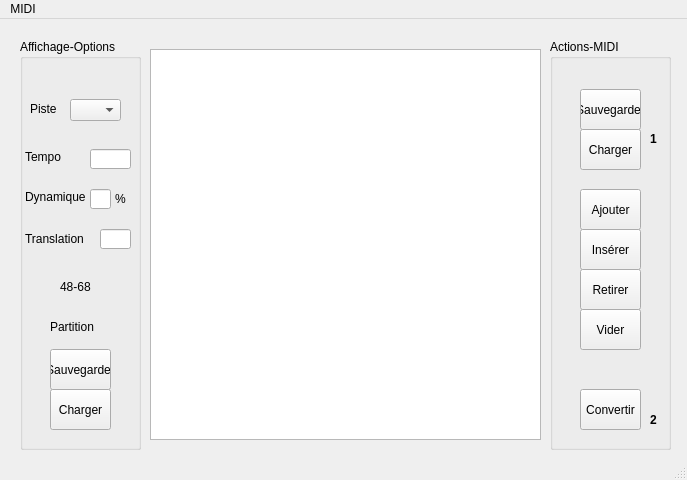
<?xml version="1.0" encoding="UTF-8"?>
<ui version="4.0">
 <class>Music</class>
 <widget class="QMainWindow" name="Music">
  <property name="geometry">
   <rect>
    <x>0</x>
    <y>0</y>
    <width>687</width>
    <height>480</height>
   </rect>
  </property>
  <property name="windowTitle">
   <string>MainWindow</string>
  </property>
  <widget class="QWidget" name="centralwidget">
   <widget class="QGroupBox" name="groupBox">
    <property name="geometry">
     <rect>
      <x>20</x>
      <y>20</y>
      <width>121</width>
      <height>411</height>
     </rect>
    </property>
    <property name="title">
     <string>Affichage-Options</string>
    </property>
    <widget class="QComboBox" name="piste">
     <property name="geometry">
      <rect>
       <x>50</x>
       <y>60</y>
       <width>51</width>
       <height>22</height>
      </rect>
     </property>
    </widget>
    <widget class="QLabel" name="label">
     <property name="geometry">
      <rect>
       <x>10</x>
       <y>62</y>
       <width>31</width>
       <height>16</height>
      </rect>
     </property>
     <property name="text">
      <string>Piste</string>
     </property>
    </widget>
    <widget class="QLabel" name="label_2">
     <property name="geometry">
      <rect>
       <x>5</x>
       <y>110</y>
       <width>51</width>
       <height>16</height>
      </rect>
     </property>
     <property name="text">
      <string>Tempo</string>
     </property>
    </widget>
    <widget class="QLabel" name="label_3">
     <property name="geometry">
      <rect>
       <x>5</x>
       <y>150</y>
       <width>71</width>
       <height>16</height>
      </rect>
     </property>
     <property name="text">
      <string>Dynamique</string>
     </property>
    </widget>
    <widget class="QLineEdit" name="tempo">
     <property name="geometry">
      <rect>
       <x>70</x>
       <y>110</y>
       <width>41</width>
       <height>20</height>
      </rect>
     </property>
    </widget>
    <widget class="QLineEdit" name="dyna">
     <property name="geometry">
      <rect>
       <x>70</x>
       <y>150</y>
       <width>21</width>
       <height>20</height>
      </rect>
     </property>
    </widget>
    <widget class="QLabel" name="label_4">
     <property name="geometry">
      <rect>
       <x>95</x>
       <y>150</y>
       <width>20</width>
       <height>20</height>
      </rect>
     </property>
     <property name="text">
      <string>%</string>
     </property>
    </widget>
    <widget class="QLineEdit" name="translate">
     <property name="geometry">
      <rect>
       <x>80</x>
       <y>190</y>
       <width>31</width>
       <height>20</height>
      </rect>
     </property>
    </widget>
    <widget class="QLabel" name="label_5">
     <property name="geometry">
      <rect>
       <x>5</x>
       <y>190</y>
       <width>71</width>
       <height>20</height>
      </rect>
     </property>
     <property name="text">
      <string>Translation</string>
     </property>
    </widget>
    <widget class="QLabel" name="label_6">
     <property name="geometry">
      <rect>
       <x>40</x>
       <y>240</y>
       <width>55</width>
       <height>16</height>
      </rect>
     </property>
     <property name="text">
      <string>48-68</string>
     </property>
    </widget>
    <widget class="QPushButton" name="sauver_2">
     <property name="geometry">
      <rect>
       <x>30</x>
       <y>310</y>
       <width>61</width>
       <height>41</height>
      </rect>
     </property>
     <property name="text">
      <string>Sauvegarder</string>
     </property>
    </widget>
    <widget class="QPushButton" name="charger_2">
     <property name="geometry">
      <rect>
       <x>30</x>
       <y>350</y>
       <width>61</width>
       <height>41</height>
      </rect>
     </property>
     <property name="text">
      <string>Charger</string>
     </property>
    </widget>
    <widget class="QLabel" name="label_7">
     <property name="geometry">
      <rect>
       <x>30</x>
       <y>280</y>
       <width>55</width>
       <height>16</height>
      </rect>
     </property>
     <property name="text">
      <string>Partition</string>
     </property>
    </widget>
   </widget>
   <widget class="QGroupBox" name="groupBox_2">
    <property name="geometry">
     <rect>
      <x>550</x>
      <y>20</y>
      <width>121</width>
      <height>411</height>
     </rect>
    </property>
    <property name="title">
     <string>Actions-MIDI</string>
    </property>
    <widget class="QPushButton" name="sauver">
     <property name="geometry">
      <rect>
       <x>30</x>
       <y>50</y>
       <width>61</width>
       <height>41</height>
      </rect>
     </property>
     <property name="text">
      <string>Sauvegarder</string>
     </property>
    </widget>
    <widget class="QPushButton" name="charger">
     <property name="geometry">
      <rect>
       <x>30</x>
       <y>90</y>
       <width>61</width>
       <height>41</height>
      </rect>
     </property>
     <property name="text">
      <string>Charger</string>
     </property>
    </widget>
    <widget class="QPushButton" name="convertir">
     <property name="geometry">
      <rect>
       <x>30</x>
       <y>350</y>
       <width>61</width>
       <height>41</height>
      </rect>
     </property>
     <property name="text">
      <string>Convertir</string>
     </property>
    </widget>
    <widget class="QLabel" name="aide">
     <property name="geometry">
      <rect>
       <x>100</x>
       <y>92</y>
       <width>16</width>
       <height>16</height>
      </rect>
     </property>
     <property name="font">
      <font>
       <weight>75</weight>
       <bold>true</bold>
      </font>
     </property>
     <property name="text">
      <string>1</string>
     </property>
    </widget>
    <widget class="QLabel" name="aide_2">
     <property name="geometry">
      <rect>
       <x>100</x>
       <y>373</y>
       <width>16</width>
       <height>16</height>
      </rect>
     </property>
     <property name="font">
      <font>
       <weight>75</weight>
       <bold>true</bold>
      </font>
     </property>
     <property name="text">
      <string>2</string>
     </property>
    </widget>
    <widget class="QPushButton" name="add">
     <property name="geometry">
      <rect>
       <x>30</x>
       <y>150</y>
       <width>61</width>
       <height>41</height>
      </rect>
     </property>
     <property name="text">
      <string>Ajouter</string>
     </property>
    </widget>
    <widget class="QPushButton" name="insert">
     <property name="geometry">
      <rect>
       <x>30</x>
       <y>190</y>
       <width>61</width>
       <height>41</height>
      </rect>
     </property>
     <property name="text">
      <string>Insérer</string>
     </property>
    </widget>
    <widget class="QPushButton" name="retirer">
     <property name="geometry">
      <rect>
       <x>30</x>
       <y>230</y>
       <width>61</width>
       <height>41</height>
      </rect>
     </property>
     <property name="text">
      <string>Retirer</string>
     </property>
    </widget>
    <widget class="QPushButton" name="clear">
     <property name="geometry">
      <rect>
       <x>30</x>
       <y>270</y>
       <width>61</width>
       <height>41</height>
      </rect>
     </property>
     <property name="text">
      <string>Vider</string>
     </property>
    </widget>
   </widget>
   <widget class="QTableWidget" name="seq">
    <property name="geometry">
     <rect>
      <x>150</x>
      <y>30</y>
      <width>391</width>
      <height>391</height>
     </rect>
    </property>
   </widget>
  </widget>
  <widget class="QMenuBar" name="menubar">
   <property name="geometry">
    <rect>
     <x>0</x>
     <y>0</y>
     <width>687</width>
     <height>26</height>
    </rect>
   </property>
   <widget class="QMenu" name="menuActions">
    <property name="title">
     <string>MIDI</string>
    </property>
    <addaction name="actionSauvegarder"/>
    <addaction name="actionCharger"/>
    <addaction name="separator"/>
    <addaction name="actionConvertir"/>
   </widget>
   <addaction name="menuActions"/>
  </widget>
  <widget class="QStatusBar" name="statusbar"/>
  <action name="actionSauvegarder">
   <property name="text">
    <string>Sauvegarder</string>
   </property>
  </action>
  <action name="actionCharger">
   <property name="text">
    <string>Charger</string>
   </property>
  </action>
  <action name="actionConvertir">
   <property name="text">
    <string>Convertir</string>
   </property>
  </action>
 </widget>
 <resources/>
 <connections/>
</ui>
